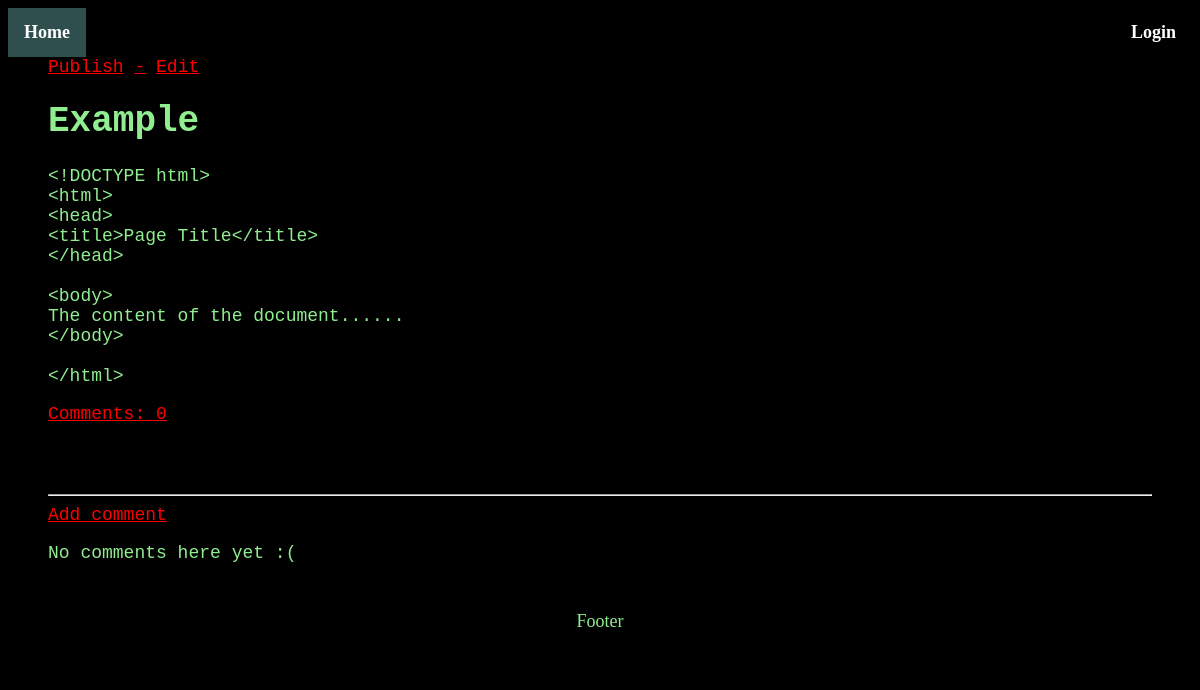
The app's page /post/2/ with its own data.
### blog/models.py (models this page shows, shortened)
class Post(models.Model):
    author = models.ForeignKey('auth.User', on_delete=models.CASCADE)
    title = models.CharField(max_length=200)
    text = models.TextField()
    created_date = models.DateTimeField(
            default=timezone.now)
    published_date = models.DateTimeField(
            blank=True, null=True)

### blog/views.py (the view)
# urls.py: url(r'^post/(?P<pk>\d+)/$', views.post_detail, name='post_detail'),
def post_detail(request, pk):
    post = get_object_or_404(Post, pk=pk)
    return render(request, 'blog/post_detail.html', {'post': post})

### blog/templates/blog/post_detail.html
{% extends 'blog/base.html' %}
{% block content %}
    <div class="post">
        {% if post.published_date %}
            <div class="date">
                {{ post.published_date }}
            </div>
        {% else %}
            <a class="btn btn-default" href="{% url 'post_publish' pk=post.pk %}">Publish</a>
            <a class="btn btn-default" href="{% url 'post_remove' pk=post.pk %}">-</a>
        {% endif %}
        <a class="btn btn-default" href="{% url 'post_edit' pk=post.pk %}">Edit</a>
        <h1>{{ post.title }}</h1>
        <p>{{ post.text|linebreaksbr }}</p>
        <a href="{% url 'post_detail' pk=post.pk %}">Comments: {{ post.comments.count }}</a>
    </div>
    <hr>
    <a class="btn btn-default" href="{% url 'add_comment_to_post' pk=post.pk %}">Add comment</a>
    {% for comment in post.comments.all %}
        {% if user.is_authenticated or comment.approved_comment %}
        <div class="comment">
            <div class="date">
                {{ comment.created_date }}
                {% if not comment.approved_comment %}
                    <a class="btn btn-default" href="{% url 'comment_remove' pk=comment.pk %}"><span class="glyphicon glyphicon-remove"></span></a>
                    <a class="btn btn-default" href="{% url 'comment_approve' pk=comment.pk %}"><span class="glyphicon glyphicon-ok"></span></a>
                {% endif %}
            </div>
            <strong>{{ comment.author }}</strong>
            <p>{{ comment.text|linebreaks }}</p>
        </div>
        {% endif %}
    {% empty %}
        <p>No comments here yet :(</p>
    {% endfor %}
{% endblock %}

### blog/static/css/blog.css (style rules this page uses)
body { background-color: black; color: lightgreen; font-size: 18px; }
h1, h2, h3, h4 { font-family: "Courier New", Courier, monospace, cursive; }
.post { margin-bottom: 70px; }
a { background-color: black; color: red; font-size: 18px; }

### records on screen
Post: title "Example", text "<!DOCTYPE html> <html> <head> <title>Page Title</title> </head> <body> The content of the document...... </body> </html>", comments.count "0"
